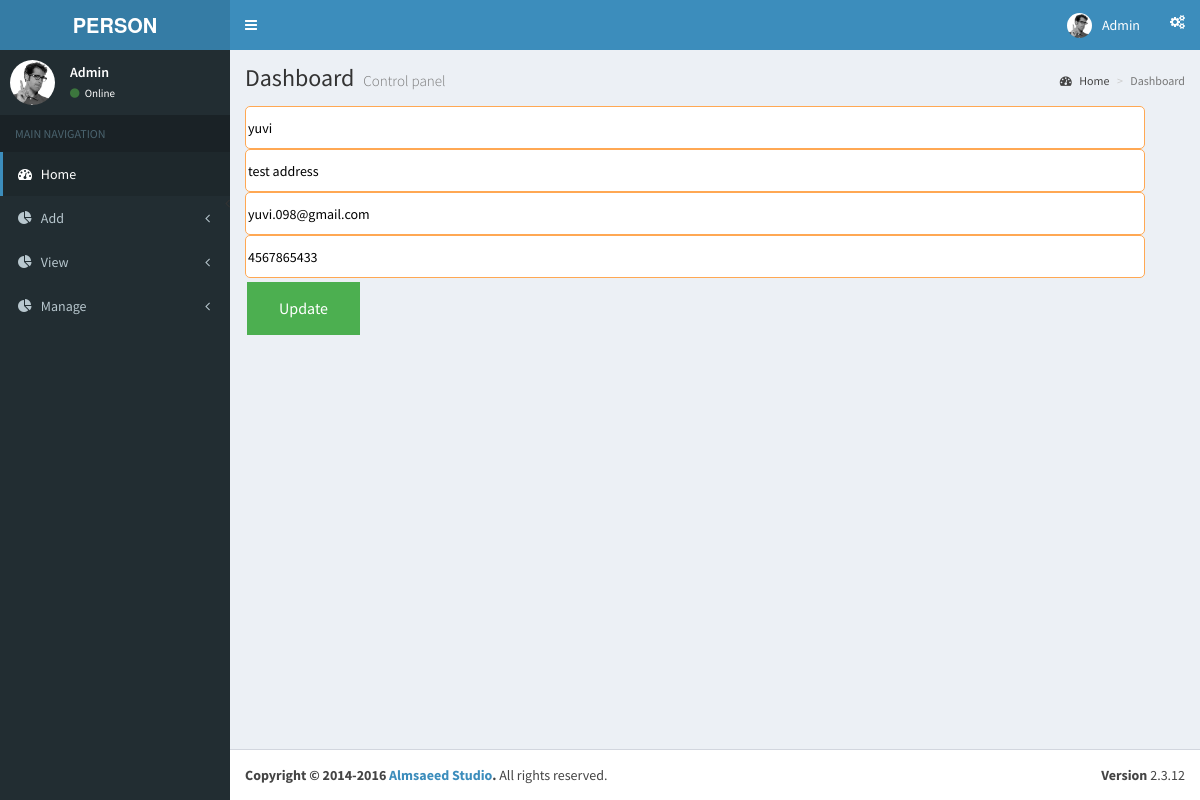
Screenshot of /admin/update.php?ad=123412341234 with the database file from the repository.
### tables this page shows
CREATE TABLE IF NOT EXISTS `tbl_survey` (
  `survey_id` int(11) NOT NULL AUTO_INCREMENT,
  `adhar` varchar(50) NOT NULL,
  `name` varchar(58) NOT NULL,
  `state_id` int(11) NOT NULL,
  `dist_id` int(11) NOT NULL,
  `place_id` int(11) NOT NULL,
  `address` varchar(50) NOT NULL,
  `phno` varchar(50) NOT NULL,
  `email` varchar(50) NOT NULL,
  `img` varchar(50) NOT NULL,
  `status` int(11) NOT NULL DEFAULT '0',
  PRIMARY KEY (`survey_id`)
);

### admin/update.php (the view, shortened to what this page needs)
<?php
$con=mysqli_connect("localhost","root","","db_personmanage");
$adhar=$_REQUEST['ad'];
?>
<!DOCTYPE html PUBLIC "-//W3C//DTD XHTML 1.0 Transitional//EN" "http://www.w3.org/TR/xhtml1/DTD/xhtml1-transitional.dtd">
<html xmlns="http://www.w3.org/1999/xhtml">
<head>
</head>
<?php include("head.php");?>
<body>
<form method="post">
<?php
$s=mysqli_query($con,"select * from tbl_survey r,tbl_state s,tbl_district d,tbl_place p,tbl_casedetail c,tbl_passport j where s.state_id=d.state_id and d.dist_id=p.dist_id and p.place_id=r.place_id and r.adhar=c.adhar and c.adhar=j.adhar and r.adhar='$adhar'");
$counter=0;
while($r=mysqli_fetch_array($s))
{ if(($counter==0)||($counter>1))echo "<tr>";
 ?>
 <tr><td><input type="text" name="txtname" value="<?php echo $r['name'];?>" class="textbox" /></td></tr>
   <tr><td><input type="text" name="txtaddress" value="<?php echo $r['address'];?>" class="textbox"  /></td></tr>
    <tr><td><input type="text" name="txtemail" value="<?php echo $r['email'];?>" class="textbox"  /></td></tr>
     <tr><td><input type="text" name="txtphno" value="<?php echo $r['phno'];?>" class="textbox"  /></td></tr>
        <tr><td align="center"><input type="submit" name="update" value="Update" class="button" /></td></tr>
 <?php
}
?>
</form>
</body>
<?php include("foot.php");?>
</html>

### admin/update.php (style rules this page uses)
.textbox { background: white; border: 1px solid #ffa853; border-radius: 5px; color:#000; outline: none; height:43px; width: 900px; }
.button { background-color: #4CAF50; border: none; color: white; padding: 15px 32px; text-align: center; text-decoration: none; display: inline-block; font-size: 16px; margin: 4px 2px; cursor: pointer; }

### rows the page displays
tbl_survey: txtname "yuvi", txtaddress "test address", txtemail "yuvi.098@gmail.com", txtphno "4567865433"
